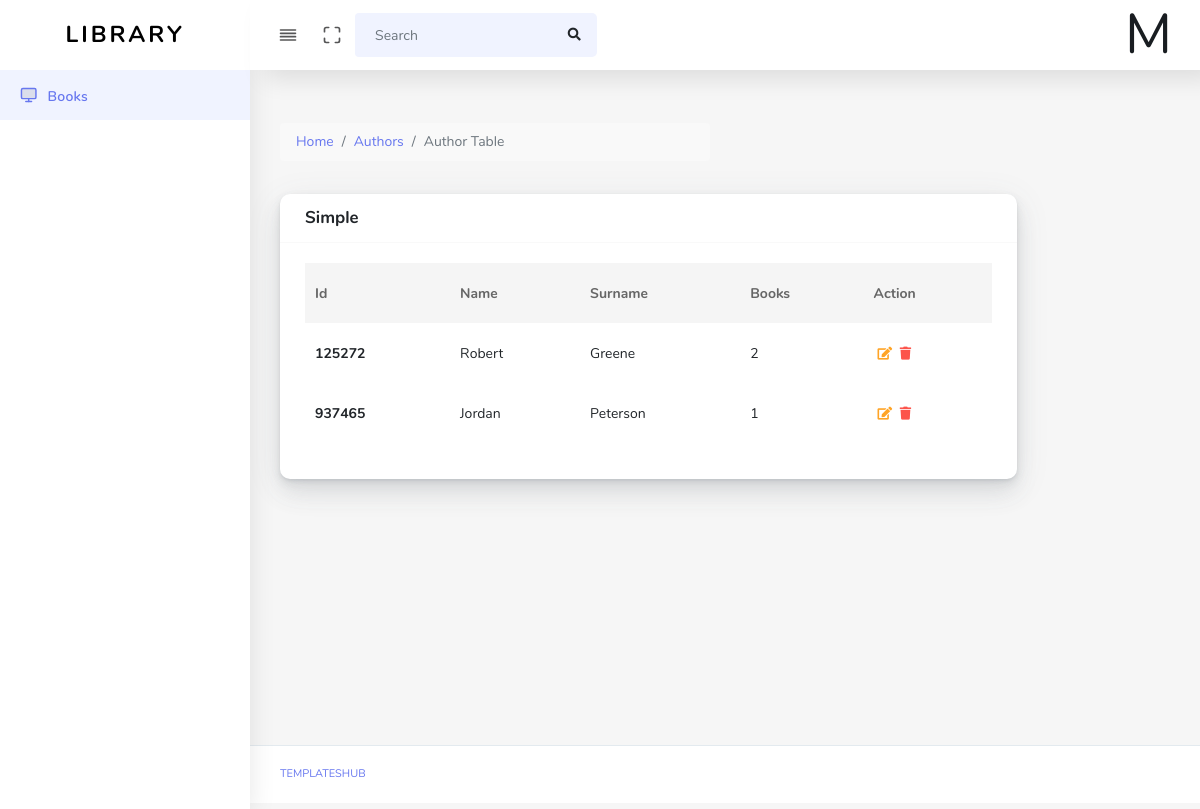
Screenshot of /author.php (signed in) with the database file from the repository.
### tables this page shows
CREATE TABLE `authors` (
  `id` varchar(256) NOT NULL,
  `name` varchar(16) NOT NULL,
  `surname` varchar(16) NOT NULL,
  `bio` varchar(20) NOT NULL,
  `created_at` timestamp NOT NULL DEFAULT current_timestamp(),
  `updated_at` timestamp NULL DEFAULT NULL,
  `is_deleted` tinyint(1) NOT NULL DEFAULT 0,
  `deleted_at` timestamp NULL DEFAULT NULL,
  PRIMARY KEY (`id`)
);

### controllers/author.php (called while the page is built, shortened)
<?php
require_once("./utils/conn.php");
require_once("./utils/authors.php");
$Author = new Author($conn);
?>

### utils/authors.php (called while the page is built, shortened)
<?php
class Author {
  private $connection;
  function __construct($conn)
  {
    $this->connection = $conn;
  }
  function get_authors() {
    $sql = "SELECT * FROM authors WHERE `is_deleted`='0'";
    $query = mysqli_query($this->connection, $sql);
    $result = mysqli_fetch_all($query, MYSQLI_ASSOC);
    return $result;
  }
}
?>

### controllers/book.php (called while the page is built, shortened)
<?php
require_once('./utils/conn.php');
require_once('./utils/Book.php');
$Book = new Book($conn);
?>

### utils/Book.php (called while the page is built, shortened)
<?php
class Book {
  private $connection;
  function __construct($conn){
    $this->connection = $conn;
  }
  function get_book_by_author($author){
    $author = mysqli_real_escape_string($this->connection, $author);
    $sql = "SELECT books_author.id, books_author.book, books.title FROM books_author INNER JOIN books ON books_author.book=books.id WHERE author='$author' AND books.is_deleted='0'";
    $query = mysqli_query($this->connection, $sql);
    $result = mysqli_fetch_all($query, MYSQLI_ASSOC);
    return $result;
  }
}

### components/author-table.php (the view)
<?php
require("./controllers/author.php");
require("./controllers/book.php");
$authors = $Author->get_authors();
?>
<div class="row">
  <div class="col-12 col-md-8 col-lg-10">
    <div class="card" style="overflow: scroll;">
      <div class="card-header">
        <h4>Simple</h4>
      </div>
      <div class="card-body">
        <table class="table">
          <thead>
            <tr>
              <th scope="col">Id</th>
              <th scope="col">Name</th>
              <th scope="col">Surname</th>
              <th scope="col">Books</th>
              <th scope="col">Action</th>
            </tr>
          </thead>
          <tbody>
            <?php foreach ($authors as $author) { ?>
              <tr>
                <th scope="row"><?php echo substr($author["id"], 0, 6); ?></th>
                <td><?php echo $author["name"]; ?></td>
                <td><?php echo $author["surname"]; ?></td>
                <td><?php echo count($Book->get_book_by_author($author["id"])); ?></td>
                <td>
                  <a
                    class="text-warning"
                    href="<?php echo "create-author.php?author=$author[id]&name=$author[name]&surname=$author[surname]&bio=$author[bio]"; ?>"
                  >
                    <span class="fas fa-edit"></span>
                  </a>
                  <a class="text-danger author" data-author="<?php echo $author["id"] ?>"><span class="author fas fa-trash"  data-author="<?php echo $author["id"] ?>"></span></a>
                </td>
              </tr>
            <?php } ?>
          </tbody>
        </table>
      </div>
    </div>
  </div>
</div>

### rows the page displays
authors: id "125272", name "Robert", surname "Greene", count($Book->get_book_by_author($author["id"])) "2"
authors: id "937465", name "Jordan", surname "Peterson", count($Book->get_book_by_author($author["id"])) "1"
